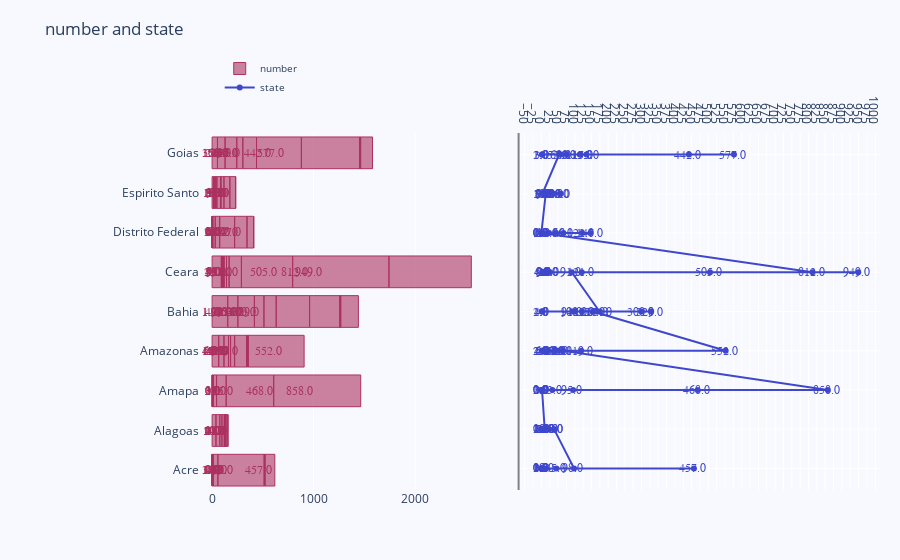

This figure's notebook cell:
### Code cell
import plotly.graph_objs as go
from plotly import tools
import matplotlib.pyplot as plt
# prepare data frames
df2017 = df[df.year == 2017].iloc[:100,:]

y_saving = [each for each in df2017.number]
y_net_worth  = [float(each) for each in df2017.number]
x_saving = [each for each in df2017.state]
x_net_worth  = [each for each in df2017.state]
trace0 = go.Bar(
                x=y_saving,
                y=x_saving,
                marker=dict(color='rgba(171, 50, 96, 0.6)',line=dict(color='rgba(171, 50, 96, 1.0)',width=1)),
                name='number',
                orientation='h',
)
trace1 = go.Scatter(
                x=y_net_worth,
                y=x_net_worth,
                mode='lines+markers',
                line=dict(color='rgb(63, 72, 204)'),
                name='state',
)
layout = dict(
                title='number and state',
                yaxis=dict(showticklabels=True,domain=[0, 0.85]),
                yaxis2=dict(showline=True,showticklabels=False,linecolor='rgba(102, 102, 102, 0.8)',linewidth=2,domain=[0, 0.85]),
                xaxis=dict(zeroline=False,showline=False,showticklabels=True,showgrid=True,domain=[0, 0.42]),
                xaxis2=dict(zeroline=False,showline=False,showticklabels=True,showgrid=True,domain=[0.47, 1],side='top',dtick=25),
                legend=dict(x=0.029,y=1.038,font=dict(size=10) ),
                margin=dict(l=200, r=20,t=70,b=70),
                paper_bgcolor='rgb(248, 248, 255)',
                plot_bgcolor='rgb(248, 248, 255)',
)
annotations = []
y_s = np.round(y_saving, decimals=2)
y_nw = np.rint(y_net_worth)
# Adding labels
for ydn, yd, xd in zip(y_nw, y_s, x_saving):
    # labeling the scatter savings
    annotations.append(dict(xref='x2', yref='y2', y=xd, x=ydn - 4,text='{:,}'.format(ydn),font=dict(family='Arial', size=12,color='rgb(63, 72, 204)'),showarrow=False))
    # labeling the bar net worth
    annotations.append(dict(xref='x1', yref='y1', y=xd, x=yd + 3,text=str(yd),font=dict(family='Arial', size=12,color='rgb(171, 50, 96)'),showarrow=False))

layout['annotations'] = annotations

# Creating two subplots
fig = tools.make_subplots(rows=1, cols=2, specs=[[{}, {}]], shared_xaxes=True,
                          shared_yaxes=False, vertical_spacing=0.001)

fig.append_trace(trace0, 1, 1)
fig.append_trace(trace1, 1, 2)

fig['layout'].update(layout)
iplot(fig)
